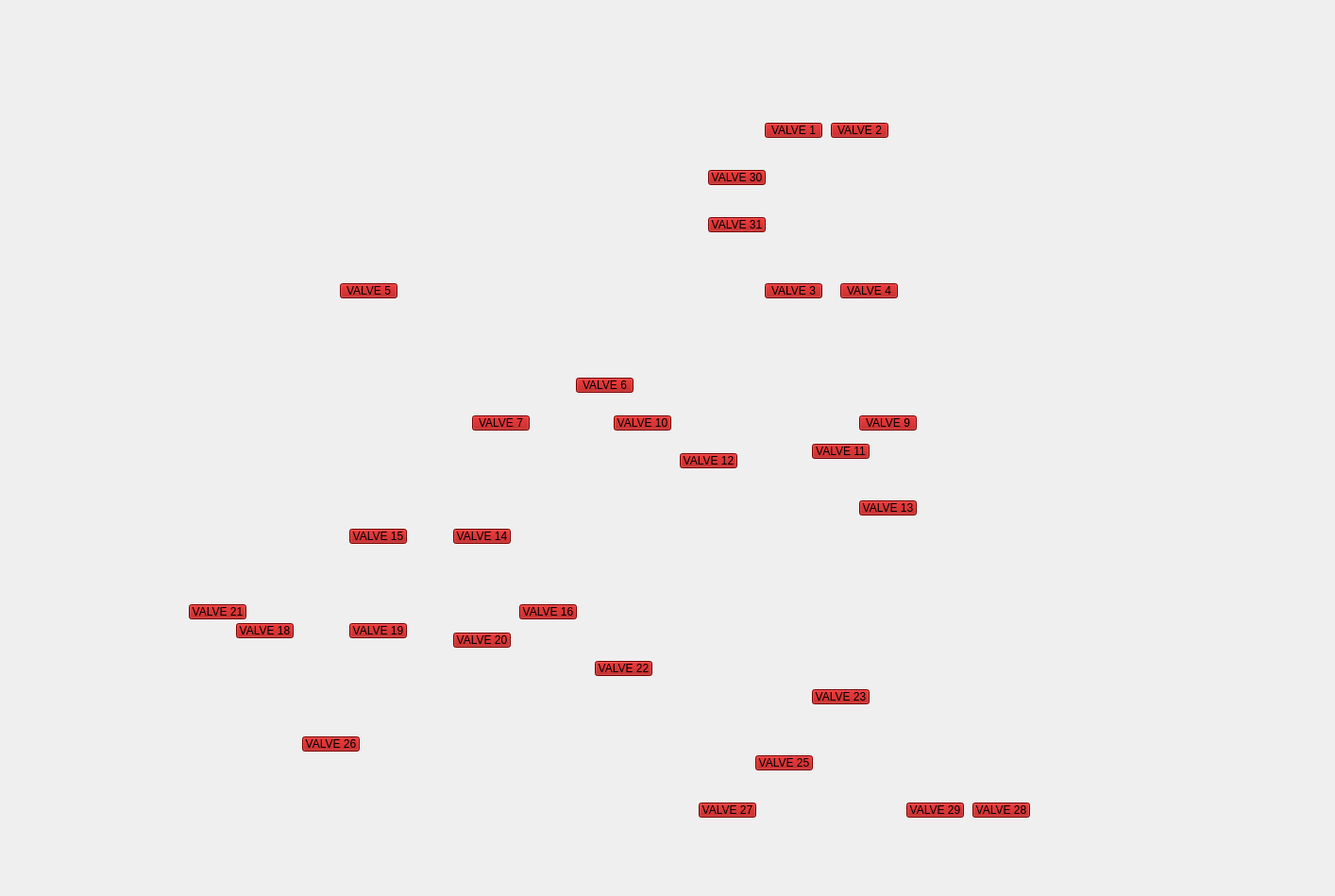
<?xml version="1.0" encoding="UTF-8"?>
<ui version="4.0">
 <class>Panel</class>
 <widget class="QWidget" name="Panel">
  <property name="geometry">
   <rect>
    <x>0</x>
    <y>0</y>
    <width>1414</width>
    <height>949</height>
   </rect>
  </property>
  <property name="windowTitle">
   <string>Valves</string>
  </property>
  <widget class="QPushButton" name="V1">
   <property name="geometry">
    <rect>
     <x>810</x>
     <y>130</y>
     <width>61</width>
     <height>16</height>
    </rect>
   </property>
   <property name="styleSheet">
    <string notr="true">background-color: rgb(170, 0, 0);
alternate-background-color: rgb(0, 170, 0);</string>
   </property>
   <property name="text">
    <string>VALVE 1</string>
   </property>
   <property name="checkable">
    <bool>true</bool>
   </property>
   <property name="checked">
    <bool>false</bool>
   </property>
  </widget>
  <widget class="QPushButton" name="V2">
   <property name="geometry">
    <rect>
     <x>880</x>
     <y>130</y>
     <width>61</width>
     <height>16</height>
    </rect>
   </property>
   <property name="autoFillBackground">
    <bool>false</bool>
   </property>
   <property name="styleSheet">
    <string notr="true">background-color: rgb(170, 0, 0);
alternate-background-color: rgb(0, 170, 0);</string>
   </property>
   <property name="text">
    <string>VALVE 2</string>
   </property>
   <property name="checkable">
    <bool>true</bool>
   </property>
   <property name="checked">
    <bool>false</bool>
   </property>
  </widget>
  <widget class="QLabel" name="label">
   <property name="geometry">
    <rect>
     <x>90</x>
     <y>30</y>
     <width>1231</width>
     <height>881</height>
    </rect>
   </property>
   <property name="text">
    <string/>
   </property>
   <property name="pixmap">
    <pixmap>Screenshot 2021-11-03 140948.png</pixmap>
   </property>
  </widget>
  <widget class="QPushButton" name="V3">
   <property name="geometry">
    <rect>
     <x>810</x>
     <y>300</y>
     <width>61</width>
     <height>16</height>
    </rect>
   </property>
   <property name="styleSheet">
    <string notr="true">background-color: rgb(170, 0, 0);
alternate-background-color: rgb(0, 170, 0);</string>
   </property>
   <property name="text">
    <string>VALVE 3</string>
   </property>
   <property name="checkable">
    <bool>true</bool>
   </property>
   <property name="checked">
    <bool>false</bool>
   </property>
  </widget>
  <widget class="QPushButton" name="V4">
   <property name="geometry">
    <rect>
     <x>890</x>
     <y>300</y>
     <width>61</width>
     <height>16</height>
    </rect>
   </property>
   <property name="styleSheet">
    <string notr="true">background-color: rgb(170, 0, 0);
alternate-background-color: rgb(0, 170, 0);</string>
   </property>
   <property name="text">
    <string>VALVE 4</string>
   </property>
   <property name="checkable">
    <bool>true</bool>
   </property>
   <property name="checked">
    <bool>false</bool>
   </property>
  </widget>
  <widget class="QPushButton" name="V5">
   <property name="geometry">
    <rect>
     <x>360</x>
     <y>300</y>
     <width>61</width>
     <height>16</height>
    </rect>
   </property>
   <property name="styleSheet">
    <string notr="true">background-color: rgb(170, 0, 0);
alternate-background-color: rgb(0, 170, 0);</string>
   </property>
   <property name="text">
    <string>VALVE 5</string>
   </property>
   <property name="checkable">
    <bool>true</bool>
   </property>
   <property name="checked">
    <bool>false</bool>
   </property>
  </widget>
  <widget class="QPushButton" name="V6">
   <property name="geometry">
    <rect>
     <x>610</x>
     <y>400</y>
     <width>61</width>
     <height>16</height>
    </rect>
   </property>
   <property name="styleSheet">
    <string notr="true">background-color: rgb(170, 0, 0);
alternate-background-color: rgb(0, 170, 0);</string>
   </property>
   <property name="text">
    <string>VALVE 6</string>
   </property>
   <property name="checkable">
    <bool>true</bool>
   </property>
   <property name="checked">
    <bool>false</bool>
   </property>
  </widget>
  <widget class="QPushButton" name="V7">
   <property name="geometry">
    <rect>
     <x>500</x>
     <y>440</y>
     <width>61</width>
     <height>16</height>
    </rect>
   </property>
   <property name="styleSheet">
    <string notr="true">background-color: rgb(170, 0, 0);
alternate-background-color: rgb(0, 170, 0);</string>
   </property>
   <property name="text">
    <string>VALVE 7</string>
   </property>
   <property name="checkable">
    <bool>true</bool>
   </property>
   <property name="checked">
    <bool>false</bool>
   </property>
  </widget>
  <widget class="QPushButton" name="V9">
   <property name="geometry">
    <rect>
     <x>910</x>
     <y>440</y>
     <width>61</width>
     <height>16</height>
    </rect>
   </property>
   <property name="styleSheet">
    <string notr="true">background-color: rgb(170, 0, 0);
alternate-background-color: rgb(0, 170, 0);</string>
   </property>
   <property name="text">
    <string>VALVE 9</string>
   </property>
   <property name="checkable">
    <bool>true</bool>
   </property>
   <property name="checked">
    <bool>false</bool>
   </property>
  </widget>
  <widget class="QPushButton" name="V10">
   <property name="geometry">
    <rect>
     <x>650</x>
     <y>440</y>
     <width>61</width>
     <height>16</height>
    </rect>
   </property>
   <property name="styleSheet">
    <string notr="true">background-color: rgb(170, 0, 0);
alternate-background-color: rgb(0, 170, 0);</string>
   </property>
   <property name="text">
    <string>VALVE 10</string>
   </property>
   <property name="checkable">
    <bool>true</bool>
   </property>
   <property name="checked">
    <bool>false</bool>
   </property>
  </widget>
  <widget class="QPushButton" name="V11">
   <property name="geometry">
    <rect>
     <x>860</x>
     <y>470</y>
     <width>61</width>
     <height>16</height>
    </rect>
   </property>
   <property name="styleSheet">
    <string notr="true">background-color: rgb(170, 0, 0);
alternate-background-color: rgb(0, 170, 0);</string>
   </property>
   <property name="text">
    <string>VALVE 11</string>
   </property>
   <property name="checkable">
    <bool>true</bool>
   </property>
   <property name="checked">
    <bool>false</bool>
   </property>
  </widget>
  <widget class="QPushButton" name="V12">
   <property name="geometry">
    <rect>
     <x>720</x>
     <y>480</y>
     <width>61</width>
     <height>16</height>
    </rect>
   </property>
   <property name="styleSheet">
    <string notr="true">background-color: rgb(170, 0, 0);
alternate-background-color: rgb(0, 170, 0);</string>
   </property>
   <property name="text">
    <string>VALVE 12</string>
   </property>
   <property name="checkable">
    <bool>true</bool>
   </property>
   <property name="checked">
    <bool>false</bool>
   </property>
  </widget>
  <widget class="QPushButton" name="V13">
   <property name="geometry">
    <rect>
     <x>910</x>
     <y>530</y>
     <width>61</width>
     <height>16</height>
    </rect>
   </property>
   <property name="styleSheet">
    <string notr="true">background-color: rgb(170, 0, 0);
alternate-background-color: rgb(0, 170, 0);</string>
   </property>
   <property name="text">
    <string>VALVE 13</string>
   </property>
   <property name="checkable">
    <bool>true</bool>
   </property>
   <property name="checked">
    <bool>false</bool>
   </property>
  </widget>
  <widget class="QPushButton" name="V14">
   <property name="geometry">
    <rect>
     <x>480</x>
     <y>560</y>
     <width>61</width>
     <height>16</height>
    </rect>
   </property>
   <property name="styleSheet">
    <string notr="true">background-color: rgb(170, 0, 0);
alternate-background-color: rgb(0, 170, 0);</string>
   </property>
   <property name="text">
    <string>VALVE 14</string>
   </property>
   <property name="checkable">
    <bool>true</bool>
   </property>
   <property name="checked">
    <bool>false</bool>
   </property>
  </widget>
  <widget class="QPushButton" name="V15">
   <property name="geometry">
    <rect>
     <x>370</x>
     <y>560</y>
     <width>61</width>
     <height>16</height>
    </rect>
   </property>
   <property name="styleSheet">
    <string notr="true">background-color: rgb(170, 0, 0);
alternate-background-color: rgb(0, 170, 0);</string>
   </property>
   <property name="text">
    <string>VALVE 15</string>
   </property>
   <property name="checkable">
    <bool>true</bool>
   </property>
   <property name="checked">
    <bool>false</bool>
   </property>
  </widget>
  <widget class="QPushButton" name="V16">
   <property name="geometry">
    <rect>
     <x>550</x>
     <y>640</y>
     <width>61</width>
     <height>16</height>
    </rect>
   </property>
   <property name="styleSheet">
    <string notr="true">background-color: rgb(170, 0, 0);
alternate-background-color: rgb(0, 170, 0);</string>
   </property>
   <property name="text">
    <string>VALVE 16</string>
   </property>
   <property name="checkable">
    <bool>true</bool>
   </property>
   <property name="checked">
    <bool>false</bool>
   </property>
  </widget>
  <widget class="QPushButton" name="V18">
   <property name="geometry">
    <rect>
     <x>250</x>
     <y>660</y>
     <width>61</width>
     <height>16</height>
    </rect>
   </property>
   <property name="styleSheet">
    <string notr="true">background-color: rgb(170, 0, 0);
alternate-background-color: rgb(0, 170, 0);</string>
   </property>
   <property name="text">
    <string>VALVE 18</string>
   </property>
   <property name="checkable">
    <bool>true</bool>
   </property>
   <property name="checked">
    <bool>false</bool>
   </property>
  </widget>
  <widget class="QPushButton" name="V19">
   <property name="geometry">
    <rect>
     <x>370</x>
     <y>660</y>
     <width>61</width>
     <height>16</height>
    </rect>
   </property>
   <property name="styleSheet">
    <string notr="true">background-color: rgb(170, 0, 0);
alternate-background-color: rgb(0, 170, 0);</string>
   </property>
   <property name="text">
    <string>VALVE 19</string>
   </property>
   <property name="checkable">
    <bool>true</bool>
   </property>
   <property name="checked">
    <bool>false</bool>
   </property>
  </widget>
  <widget class="QPushButton" name="V20">
   <property name="geometry">
    <rect>
     <x>480</x>
     <y>670</y>
     <width>61</width>
     <height>16</height>
    </rect>
   </property>
   <property name="styleSheet">
    <string notr="true">background-color: rgb(170, 0, 0);
alternate-background-color: rgb(0, 170, 0);</string>
   </property>
   <property name="text">
    <string>VALVE 20</string>
   </property>
   <property name="checkable">
    <bool>true</bool>
   </property>
   <property name="checked">
    <bool>false</bool>
   </property>
  </widget>
  <widget class="QPushButton" name="V21">
   <property name="geometry">
    <rect>
     <x>200</x>
     <y>640</y>
     <width>61</width>
     <height>16</height>
    </rect>
   </property>
   <property name="styleSheet">
    <string notr="true">background-color: rgb(170, 0, 0);
alternate-background-color: rgb(0, 170, 0);</string>
   </property>
   <property name="text">
    <string>VALVE 21</string>
   </property>
   <property name="checkable">
    <bool>true</bool>
   </property>
   <property name="checked">
    <bool>false</bool>
   </property>
  </widget>
  <widget class="QPushButton" name="V22">
   <property name="geometry">
    <rect>
     <x>630</x>
     <y>700</y>
     <width>61</width>
     <height>16</height>
    </rect>
   </property>
   <property name="styleSheet">
    <string notr="true">background-color: rgb(170, 0, 0);
alternate-background-color: rgb(0, 170, 0);</string>
   </property>
   <property name="text">
    <string>VALVE 22</string>
   </property>
   <property name="checkable">
    <bool>true</bool>
   </property>
   <property name="checked">
    <bool>false</bool>
   </property>
  </widget>
  <widget class="QPushButton" name="V23">
   <property name="geometry">
    <rect>
     <x>860</x>
     <y>730</y>
     <width>61</width>
     <height>16</height>
    </rect>
   </property>
   <property name="styleSheet">
    <string notr="true">background-color: rgb(170, 0, 0);
alternate-background-color: rgb(0, 170, 0);</string>
   </property>
   <property name="text">
    <string>VALVE 23</string>
   </property>
   <property name="checkable">
    <bool>true</bool>
   </property>
   <property name="checked">
    <bool>false</bool>
   </property>
  </widget>
  <widget class="QPushButton" name="V25">
   <property name="geometry">
    <rect>
     <x>800</x>
     <y>800</y>
     <width>61</width>
     <height>16</height>
    </rect>
   </property>
   <property name="styleSheet">
    <string notr="true">background-color: rgb(170, 0, 0);
alternate-background-color: rgb(0, 170, 0);</string>
   </property>
   <property name="text">
    <string>VALVE 25</string>
   </property>
   <property name="checkable">
    <bool>true</bool>
   </property>
   <property name="checked">
    <bool>false</bool>
   </property>
  </widget>
  <widget class="QPushButton" name="V26">
   <property name="geometry">
    <rect>
     <x>320</x>
     <y>780</y>
     <width>61</width>
     <height>16</height>
    </rect>
   </property>
   <property name="styleSheet">
    <string notr="true">background-color: rgb(170, 0, 0);
alternate-background-color: rgb(0, 170, 0);</string>
   </property>
   <property name="text">
    <string>VALVE 26</string>
   </property>
   <property name="checkable">
    <bool>true</bool>
   </property>
   <property name="checked">
    <bool>false</bool>
   </property>
  </widget>
  <widget class="QPushButton" name="V27">
   <property name="geometry">
    <rect>
     <x>740</x>
     <y>850</y>
     <width>61</width>
     <height>16</height>
    </rect>
   </property>
   <property name="styleSheet">
    <string notr="true">background-color: rgb(170, 0, 0);
alternate-background-color: rgb(0, 170, 0);</string>
   </property>
   <property name="text">
    <string>VALVE 27</string>
   </property>
   <property name="checkable">
    <bool>true</bool>
   </property>
   <property name="checked">
    <bool>false</bool>
   </property>
  </widget>
  <widget class="QPushButton" name="V28">
   <property name="geometry">
    <rect>
     <x>1030</x>
     <y>850</y>
     <width>61</width>
     <height>16</height>
    </rect>
   </property>
   <property name="styleSheet">
    <string notr="true">background-color: rgb(170, 0, 0);
alternate-background-color: rgb(0, 170, 0);</string>
   </property>
   <property name="text">
    <string>VALVE 28</string>
   </property>
   <property name="checkable">
    <bool>true</bool>
   </property>
   <property name="checked">
    <bool>false</bool>
   </property>
  </widget>
  <widget class="QPushButton" name="V29">
   <property name="geometry">
    <rect>
     <x>960</x>
     <y>850</y>
     <width>61</width>
     <height>16</height>
    </rect>
   </property>
   <property name="styleSheet">
    <string notr="true">background-color: rgb(170, 0, 0);
alternate-background-color: rgb(0, 170, 0);</string>
   </property>
   <property name="text">
    <string>VALVE 29</string>
   </property>
   <property name="checkable">
    <bool>true</bool>
   </property>
   <property name="checked">
    <bool>false</bool>
   </property>
  </widget>
  <widget class="QPushButton" name="V30">
   <property name="geometry">
    <rect>
     <x>750</x>
     <y>180</y>
     <width>61</width>
     <height>16</height>
    </rect>
   </property>
   <property name="styleSheet">
    <string notr="true">background-color: rgb(170, 0, 0);
alternate-background-color: rgb(0, 170, 0);</string>
   </property>
   <property name="text">
    <string>VALVE 30</string>
   </property>
   <property name="checkable">
    <bool>true</bool>
   </property>
   <property name="checked">
    <bool>false</bool>
   </property>
  </widget>
  <widget class="QPushButton" name="V31">
   <property name="geometry">
    <rect>
     <x>750</x>
     <y>230</y>
     <width>61</width>
     <height>16</height>
    </rect>
   </property>
   <property name="styleSheet">
    <string notr="true">background-color: rgb(170, 0, 0);
alternate-background-color: rgb(0, 170, 0);</string>
   </property>
   <property name="text">
    <string>VALVE 31</string>
   </property>
   <property name="checkable">
    <bool>true</bool>
   </property>
   <property name="checked">
    <bool>false</bool>
   </property>
  </widget>
  <zorder>label</zorder>
  <zorder>V1</zorder>
  <zorder>V2</zorder>
  <zorder>V3</zorder>
  <zorder>V4</zorder>
  <zorder>V5</zorder>
  <zorder>V6</zorder>
  <zorder>V7</zorder>
  <zorder>V9</zorder>
  <zorder>V10</zorder>
  <zorder>V11</zorder>
  <zorder>V12</zorder>
  <zorder>V13</zorder>
  <zorder>V14</zorder>
  <zorder>V15</zorder>
  <zorder>V16</zorder>
  <zorder>V18</zorder>
  <zorder>V19</zorder>
  <zorder>V20</zorder>
  <zorder>V21</zorder>
  <zorder>V22</zorder>
  <zorder>V23</zorder>
  <zorder>V25</zorder>
  <zorder>V26</zorder>
  <zorder>V27</zorder>
  <zorder>V28</zorder>
  <zorder>V29</zorder>
  <zorder>V30</zorder>
  <zorder>V31</zorder>
 </widget>
 <resources>
  <include location="image.qrc"/>
 </resources>
 <connections>
  <connection>
   <sender>V1</sender>
   <signal>clicked(bool)</signal>
   <receiver>Panel</receiver>
   <slot>check_state()</slot>
   <hints>
    <hint type="sourcelabel">
     <x>857</x>
     <y>137</y>
    </hint>
    <hint type="destinationlabel">
     <x>1330</x>
     <y>54</y>
    </hint>
   </hints>
  </connection>
  <connection>
   <sender>V2</sender>
   <signal>clicked(bool)</signal>
   <receiver>Panel</receiver>
   <slot>check_state()</slot>
   <hints>
    <hint type="sourcelabel">
     <x>916</x>
     <y>135</y>
    </hint>
    <hint type="destinationlabel">
     <x>1367</x>
     <y>99</y>
    </hint>
   </hints>
  </connection>
  <connection>
   <sender>V3</sender>
   <signal>clicked(bool)</signal>
   <receiver>Panel</receiver>
   <slot>check_state()</slot>
   <hints>
    <hint type="sourcelabel">
     <x>848</x>
     <y>306</y>
    </hint>
    <hint type="destinationlabel">
     <x>1370</x>
     <y>130</y>
    </hint>
   </hints>
  </connection>
  <connection>
   <sender>V4</sender>
   <signal>clicked(bool)</signal>
   <receiver>Panel</receiver>
   <slot>check_state()</slot>
   <hints>
    <hint type="sourcelabel">
     <x>926</x>
     <y>301</y>
    </hint>
    <hint type="destinationlabel">
     <x>1376</x>
     <y>168</y>
    </hint>
   </hints>
  </connection>
  <connection>
   <sender>V30</sender>
   <signal>clicked(bool)</signal>
   <receiver>Panel</receiver>
   <slot>check_state()</slot>
   <hints>
    <hint type="sourcelabel">
     <x>802</x>
     <y>186</y>
    </hint>
    <hint type="destinationlabel">
     <x>1382</x>
     <y>225</y>
    </hint>
   </hints>
  </connection>
  <connection>
   <sender>V31</sender>
   <signal>clicked(bool)</signal>
   <receiver>Panel</receiver>
   <slot>check_state()</slot>
   <hints>
    <hint type="sourcelabel">
     <x>785</x>
     <y>234</y>
    </hint>
    <hint type="destinationlabel">
     <x>1389</x>
     <y>270</y>
    </hint>
   </hints>
  </connection>
  <connection>
   <sender>V5</sender>
   <signal>clicked(bool)</signal>
   <receiver>Panel</receiver>
   <slot>check_state()</slot>
   <hints>
    <hint type="sourcelabel">
     <x>388</x>
     <y>303</y>
    </hint>
    <hint type="destinationlabel">
     <x>45</x>
     <y>243</y>
    </hint>
   </hints>
  </connection>
  <connection>
   <sender>V6</sender>
   <signal>clicked(bool)</signal>
   <receiver>Panel</receiver>
   <slot>check_state()</slot>
   <hints>
    <hint type="sourcelabel">
     <x>627</x>
     <y>402</y>
    </hint>
    <hint type="destinationlabel">
     <x>38</x>
     <y>284</y>
    </hint>
   </hints>
  </connection>
  <connection>
   <sender>V7</sender>
   <signal>clicked(bool)</signal>
   <receiver>Panel</receiver>
   <slot>check_state()</slot>
   <hints>
    <hint type="sourcelabel">
     <x>528</x>
     <y>446</y>
    </hint>
    <hint type="destinationlabel">
     <x>30</x>
     <y>328</y>
    </hint>
   </hints>
  </connection>
  <connection>
   <sender>V10</sender>
   <signal>clicked(bool)</signal>
   <receiver>Panel</receiver>
   <slot>check_state()</slot>
   <hints>
    <hint type="sourcelabel">
     <x>695</x>
     <y>443</y>
    </hint>
    <hint type="destinationlabel">
     <x>1390</x>
     <y>322</y>
    </hint>
   </hints>
  </connection>
  <connection>
   <sender>V9</sender>
   <signal>clicked(bool)</signal>
   <receiver>Panel</receiver>
   <slot>check_state()</slot>
   <hints>
    <hint type="sourcelabel">
     <x>955</x>
     <y>447</y>
    </hint>
    <hint type="destinationlabel">
     <x>1388</x>
     <y>367</y>
    </hint>
   </hints>
  </connection>
  <connection>
   <sender>V11</sender>
   <signal>clicked(bool)</signal>
   <receiver>Panel</receiver>
   <slot>check_state()</slot>
   <hints>
    <hint type="sourcelabel">
     <x>897</x>
     <y>474</y>
    </hint>
    <hint type="destinationlabel">
     <x>1395</x>
     <y>414</y>
    </hint>
   </hints>
  </connection>
  <connection>
   <sender>V12</sender>
   <signal>clicked(bool)</signal>
   <receiver>Panel</receiver>
   <slot>check_state()</slot>
   <hints>
    <hint type="sourcelabel">
     <x>757</x>
     <y>484</y>
    </hint>
    <hint type="destinationlabel">
     <x>1391</x>
     <y>469</y>
    </hint>
   </hints>
  </connection>
  <connection>
   <sender>V13</sender>
   <signal>clicked(bool)</signal>
   <receiver>Panel</receiver>
   <slot>check_state()</slot>
   <hints>
    <hint type="sourcelabel">
     <x>937</x>
     <y>537</y>
    </hint>
    <hint type="destinationlabel">
     <x>1386</x>
     <y>522</y>
    </hint>
   </hints>
  </connection>
  <connection>
   <sender>V15</sender>
   <signal>clicked(bool)</signal>
   <receiver>Panel</receiver>
   <slot>check_state()</slot>
   <hints>
    <hint type="sourcelabel">
     <x>399</x>
     <y>561</y>
    </hint>
    <hint type="destinationlabel">
     <x>25</x>
     <y>364</y>
    </hint>
   </hints>
  </connection>
  <connection>
   <sender>V14</sender>
   <signal>clicked(bool)</signal>
   <receiver>Panel</receiver>
   <slot>check_state()</slot>
   <hints>
    <hint type="sourcelabel">
     <x>492</x>
     <y>566</y>
    </hint>
    <hint type="destinationlabel">
     <x>27</x>
     <y>411</y>
    </hint>
   </hints>
  </connection>
  <connection>
   <sender>V16</sender>
   <signal>clicked(bool)</signal>
   <receiver>Panel</receiver>
   <slot>check_state()</slot>
   <hints>
    <hint type="sourcelabel">
     <x>573</x>
     <y>642</y>
    </hint>
    <hint type="destinationlabel">
     <x>1382</x>
     <y>568</y>
    </hint>
   </hints>
  </connection>
  <connection>
   <sender>V22</sender>
   <signal>clicked(bool)</signal>
   <receiver>Panel</receiver>
   <slot>check_state()</slot>
   <hints>
    <hint type="sourcelabel">
     <x>670</x>
     <y>701</y>
    </hint>
    <hint type="destinationlabel">
     <x>1384</x>
     <y>613</y>
    </hint>
   </hints>
  </connection>
  <connection>
   <sender>V23</sender>
   <signal>clicked(bool)</signal>
   <receiver>Panel</receiver>
   <slot>check_state()</slot>
   <hints>
    <hint type="sourcelabel">
     <x>889</x>
     <y>732</y>
    </hint>
    <hint type="destinationlabel">
     <x>1382</x>
     <y>659</y>
    </hint>
   </hints>
  </connection>
  <connection>
   <sender>V25</sender>
   <signal>clicked(bool)</signal>
   <receiver>Panel</receiver>
   <slot>check_state()</slot>
   <hints>
    <hint type="sourcelabel">
     <x>844</x>
     <y>806</y>
    </hint>
    <hint type="destinationlabel">
     <x>1381</x>
     <y>713</y>
    </hint>
   </hints>
  </connection>
  <connection>
   <sender>V27</sender>
   <signal>clicked(bool)</signal>
   <receiver>Panel</receiver>
   <slot>check_state()</slot>
   <hints>
    <hint type="sourcelabel">
     <x>768</x>
     <y>850</y>
    </hint>
    <hint type="destinationlabel">
     <x>1388</x>
     <y>753</y>
    </hint>
   </hints>
  </connection>
  <connection>
   <sender>V29</sender>
   <signal>clicked(bool)</signal>
   <receiver>Panel</receiver>
   <slot>check_state()</slot>
   <hints>
    <hint type="sourcelabel">
     <x>988</x>
     <y>855</y>
    </hint>
    <hint type="destinationlabel">
     <x>1390</x>
     <y>796</y>
    </hint>
   </hints>
  </connection>
  <connection>
   <sender>V28</sender>
   <signal>clicked(bool)</signal>
   <receiver>Panel</receiver>
   <slot>check_state()</slot>
   <hints>
    <hint type="sourcelabel">
     <x>1060</x>
     <y>853</y>
    </hint>
    <hint type="destinationlabel">
     <x>1390</x>
     <y>840</y>
    </hint>
   </hints>
  </connection>
  <connection>
   <sender>V19</sender>
   <signal>clicked(bool)</signal>
   <receiver>Panel</receiver>
   <slot>check_state()</slot>
   <hints>
    <hint type="sourcelabel">
     <x>417</x>
     <y>662</y>
    </hint>
    <hint type="destinationlabel">
     <x>32</x>
     <y>449</y>
    </hint>
   </hints>
  </connection>
  <connection>
   <sender>V21</sender>
   <signal>clicked(bool)</signal>
   <receiver>Panel</receiver>
   <slot>check_state()</slot>
   <hints>
    <hint type="sourcelabel">
     <x>227</x>
     <y>643</y>
    </hint>
    <hint type="destinationlabel">
     <x>28</x>
     <y>493</y>
    </hint>
   </hints>
  </connection>
  <connection>
   <sender>V18</sender>
   <signal>clicked(bool)</signal>
   <receiver>Panel</receiver>
   <slot>check_state()</slot>
   <hints>
    <hint type="sourcelabel">
     <x>292</x>
     <y>674</y>
    </hint>
    <hint type="destinationlabel">
     <x>29</x>
     <y>544</y>
    </hint>
   </hints>
  </connection>
  <connection>
   <sender>V20</sender>
   <signal>clicked(bool)</signal>
   <receiver>Panel</receiver>
   <slot>check_state()</slot>
   <hints>
    <hint type="sourcelabel">
     <x>514</x>
     <y>672</y>
    </hint>
    <hint type="destinationlabel">
     <x>25</x>
     <y>591</y>
    </hint>
   </hints>
  </connection>
  <connection>
   <sender>V26</sender>
   <signal>clicked(bool)</signal>
   <receiver>Panel</receiver>
   <slot>check_state()</slot>
   <hints>
    <hint type="sourcelabel">
     <x>356</x>
     <y>786</y>
    </hint>
    <hint type="destinationlabel">
     <x>17</x>
     <y>644</y>
    </hint>
   </hints>
  </connection>
 </connections>
 <slots>
  <slot>monitor()</slot>
  <slot>change_f()</slot>
  <slot>change_A()</slot>
  <slot>change_ph()</slot>
  <slot>update_timer_timeout()</slot>
  <slot>change_x()</slot>
  <slot>change_s()</slot>
  <slot>change_TC()</slot>
  <slot>change_filter()</slot>
  <slot>change_ref()</slot>
  <slot>change_y()</slot>
  <slot>check_state()</slot>
 </slots>
</ui>
